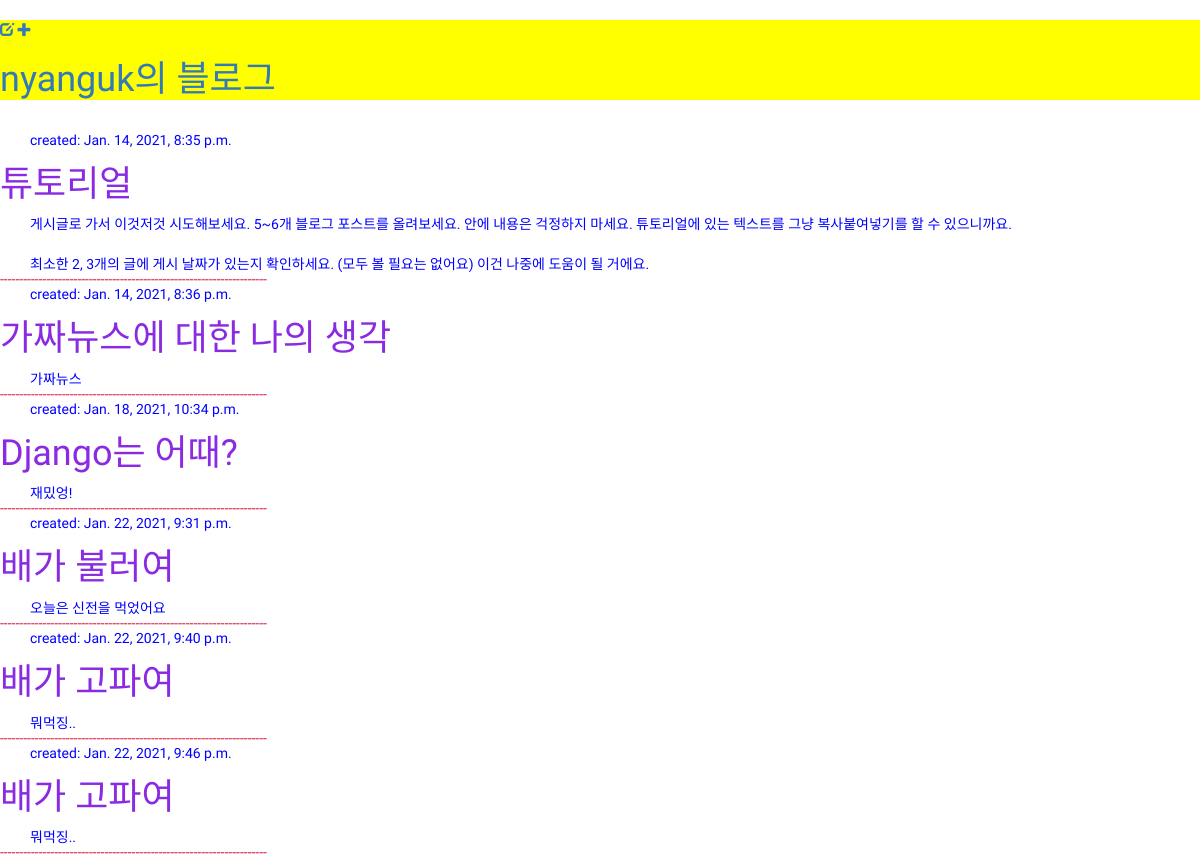
The app's page /, older data.
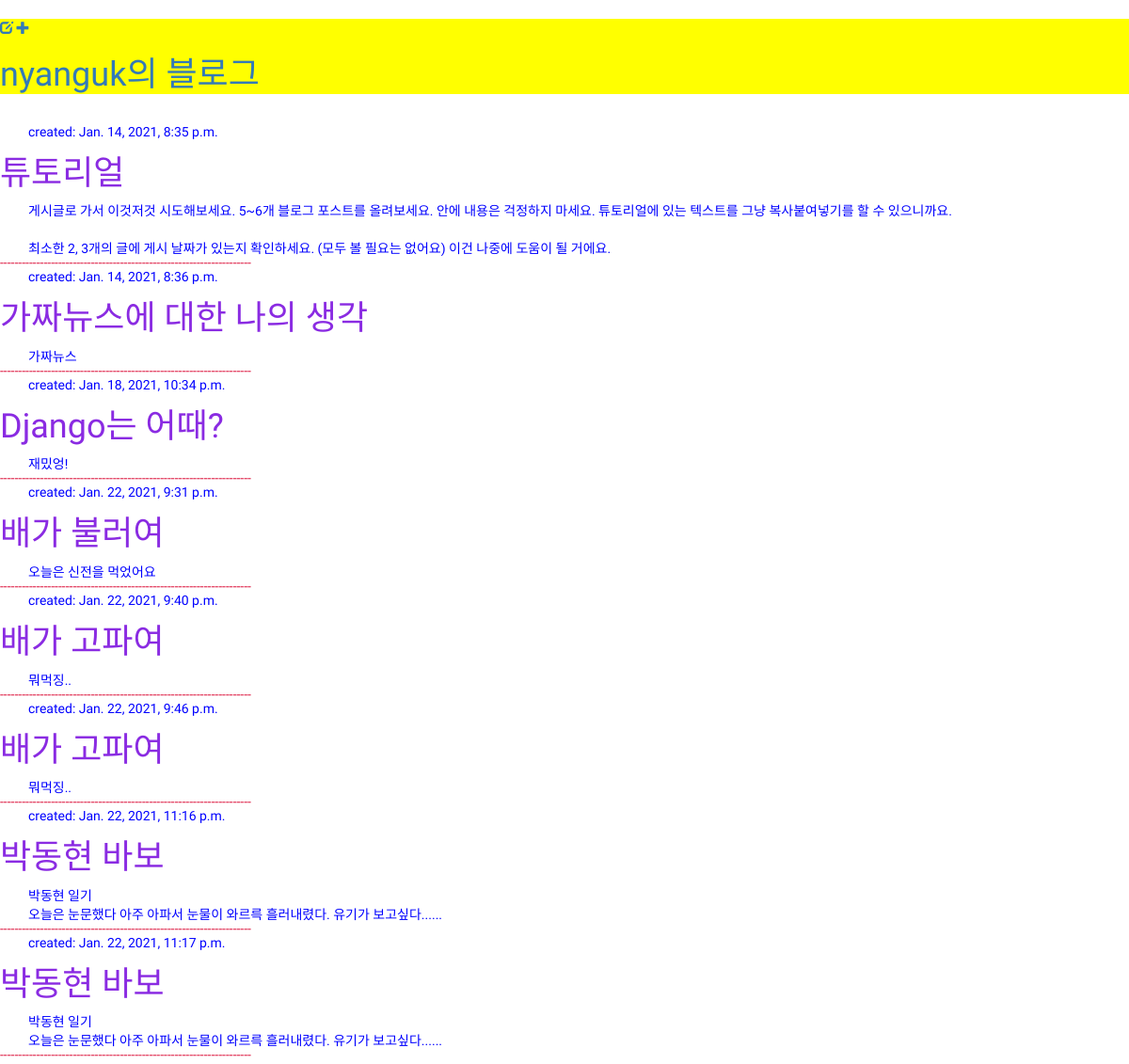
The same page, newer data.
### blog/models.py (models this page shows, shortened)
class Post(models.Model):
    author = models.ForeignKey(settings.AUTH_USER_MODEL, on_delete=models.CASCADE)
    title = models.CharField(max_length=200)
    text = models.TextField()
    created_date = models.DateTimeField(
            default=timezone.now)
    published_date = models.DateTimeField(
            blank=True, null=True)

### blog/views.py (the view)
# urls.py: path(r'', views.post_list, name='post_list'),
def post_list(request):
    return render(request, 'blog/post_list.html', {'posts':posts})

### blog/templates/blog/post_list.html
{% extends 'blog/base.html' %}
{% block content %}
    {% for post in posts %}
        <div>
            <p>created: {{ post.created_date }}</p>
            <h1><a href="{% url 'post_detail' pk=post.pk %}">{{ post.title }}</a></h1>
            <p>{{ post.text|linebreaksbr }}</p>
            <div class="line">
                <p>---------------------------------------------------------------------</p>
            </div>
        </div>
    {% endfor %}
{% endblock %}

Row changes from the older to the newer data that the page shows:
added Post: created_date "Jan. 22, 2021, 11:16 p.m.", title "박동현 바보", text "박동현 일기 오늘은 눈문했다 아주 아파서 눈물이 와르륵 흘러내렸다. 유기가 보고싶다......"
added Post: created_date "Jan. 22, 2021, 11:17 p.m.", title "박동현 바보", text "박동현 일기 오늘은 눈문했다 아주 아파서 눈물이 와르륵 흘러내렸다. 유기가 보고싶다......"
